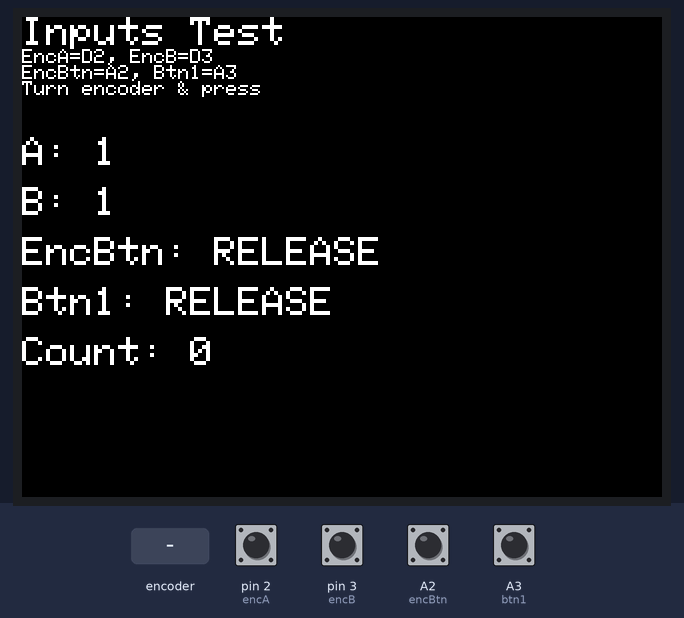
Bench run of a sketch on a simulated Arduino Uno, built with avr-gcc and run on an emulated ATmega328P. On the bench: 320×240 colour display. Inputs (shaded band) come from the test bench; at power-on: A2 (encBtn), A3 (btn1), pin 2 (encA), pin 3 (encB) HIGH. What the sketch prints to the serial monitor is not drawn.

Above: at 1.4 s.
1.5 s: rotary encoder on pin 2 (encA) / pin 3 (encB) turned 3 steps (first pin leading)
At 3.2 s:
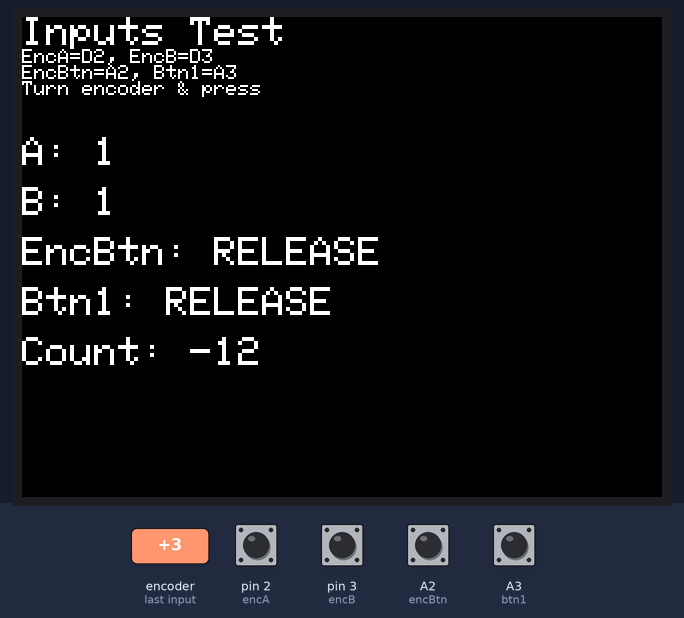
3.6 s: A2 (encBtn) pulled LOW for 0.15 s
At 3.69 s:
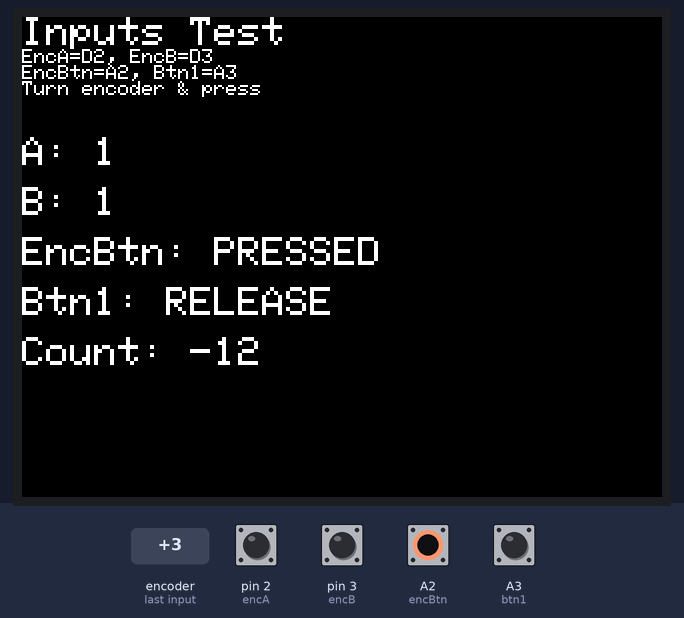
5.2 s: A3 (btn1) pulled LOW for 0.15 s
At 5.29 s:
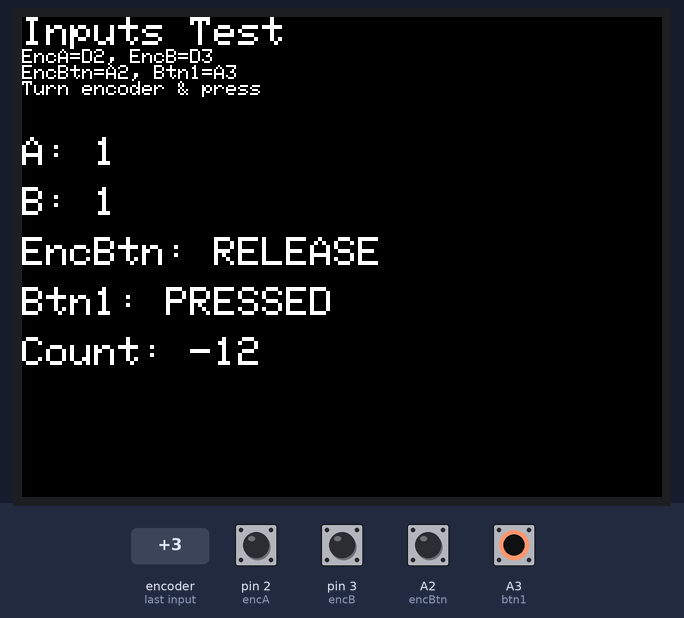
6.8 s: rotary encoder on pin 2 (encA) / pin 3 (encB) turned 3 steps (first pin leading)
At 7.8 s:
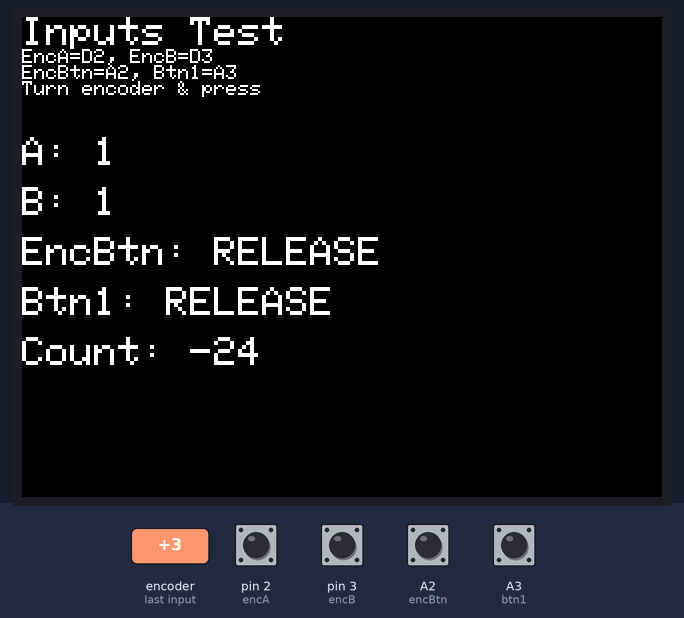
8.9 s: A2 (encBtn) pulled LOW for 1 s
At 9.7 s:
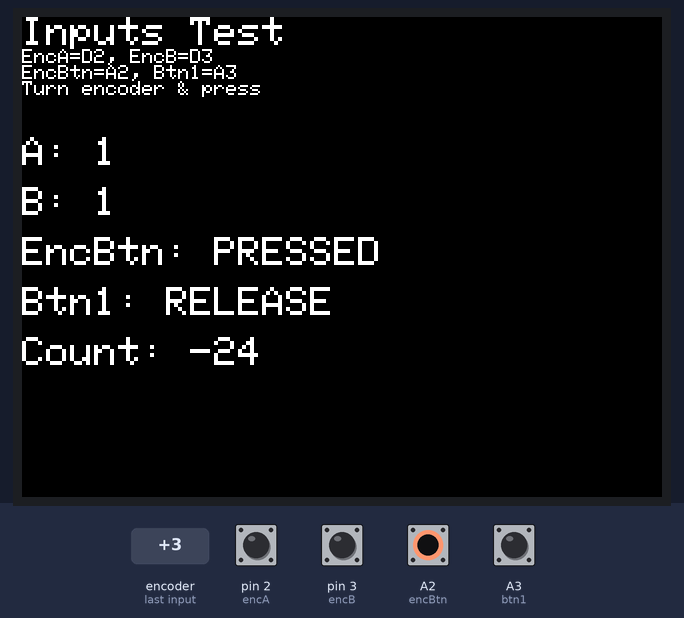
11.4 s: A3 (btn1) pulled LOW for 1 s
At 12.0 s:
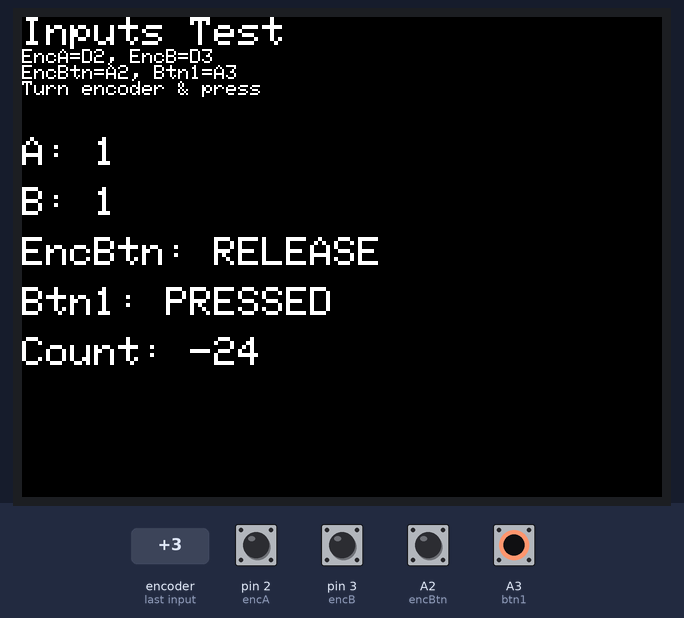
Timing chart, 0 to 14.4 s (numbered marks = the images above; inputs shaded):
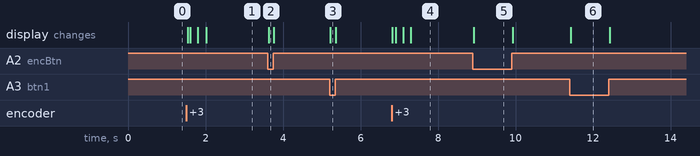

The sketch:

tftTest.ino
```cpp
#include <SPI.h>
#include <Adafruit_GFX.h>
#include <Adafruit_ST7789.h>

// ---------- TFT (320x240) ----------
#define TFT_CS   10
#define TFT_DC    5
#define TFT_RST   4
// MOSI = 11, SCK = 13 (hardware SPI)

Adafruit_ST7789 tft = Adafruit_ST7789(TFT_CS, TFT_DC, TFT_RST);

// ---------- INPUTS ----------
const int encA   = 2;   // encoder A on D2 (INT0)
const int encB   = 3;   // encoder B on D3 (INT1)
const int encBtn = A2;  // encoder push button
const int btn1   = A3;  // extra button

volatile long encoderCount = 0;  // must be volatile for ISR
volatile int lastEncoded = 0;

int  prevA, prevB;
bool prevEncPressed, prevB1Pressed;
long prevCount;
unsigned long lastUpdate = 0;

// ISR for encoder (called on any change on A or B)
void updateEncoder() {
  int MSB = digitalRead(encA); // most significant bit
  int LSB = digitalRead(encB); // least significant bit

  int encoded = (MSB << 1) | LSB;       // 2-bit value
  int sum = (lastEncoded << 2) | encoded;

  // These values correspond to valid steps
  if (sum == 0b0001 || sum == 0b0111 || sum == 0b1110 || sum == 0b1000) {
    encoderCount++;
  } else if (sum == 0b0010 || sum == 0b0100 || sum == 0b1101 || sum == 0b1011) {
    encoderCount--;
  }

  lastEncoded = encoded;
}

void setup() {
  Serial.begin(115200);

  pinMode(encA,   INPUT_PULLUP);
  pinMode(encB,   INPUT_PULLUP);
  pinMode(encBtn, INPUT_PULLUP);
  pinMode(btn1,   INPUT_PULLUP);

  // Initialize lastEncoded for ISR
  int MSB = digitalRead(encA);
  int LSB = digitalRead(encB);
  lastEncoded = (MSB << 1) | LSB;

  // Attach interrupts on pin 2 and 3
  attachInterrupt(digitalPinToInterrupt(encA), updateEncoder, CHANGE);
  attachInterrupt(digitalPinToInterrupt(encB), updateEncoder, CHANGE);

  // For 2.4" 320x240 ST7789
  tft.init(240, 320);   // width=240, height=320
  tft.setRotation(3);   // landscape: 320x240
  tft.fillScreen(ST77XX_BLACK);
  tft.setTextWrap(false);

  // Header drawn once
  tft.setCursor(0, 0);
  tft.setTextSize(2);
  tft.setTextColor(ST77XX_WHITE, ST77XX_BLACK);
  tft.println("Inputs Test");
  tft.setTextSize(1);
  tft.println("EncA=D2, EncB=D3");
  tft.println("EncBtn=A2, Btn1=A3");
  tft.println("Turn encoder & press");

  // Force first update
  prevA = -1;
  prevB = -1;
  prevEncPressed = prevB1Pressed = false;
  prevCount = 123456789;
}

void printLine(uint16_t x, uint16_t y, const char* label, const char* value) {
  tft.setCursor(x, y);
  tft.setTextSize(2);
  tft.setTextColor(ST77XX_WHITE, ST77XX_BLACK); // text + background
  tft.print(label);
  tft.print(value);
}

void loop() {
  // ----- Read A/B for display only -----
  int a = digitalRead(encA);
  int b = digitalRead(encB);

  bool encPressed = (digitalRead(encBtn) == LOW);
  bool b1Pressed  = (digitalRead(btn1)   == LOW);

  // Take a snapshot of encoderCount safely
  noInterrupts();
  long countSnapshot = encoderCount;
  interrupts();

  // ----- Serial debug -----
  Serial.print("A=");      Serial.print(a);
  Serial.print(" B=");     Serial.print(b);
  Serial.print(" EncBtn=");Serial.print(encPressed);
  Serial.print(" Btn1=");  Serial.print(b1Pressed);
  Serial.print(" Count="); Serial.println(countSnapshot);

  // ----- Decide if we need to redraw -----
  bool changed = (a != prevA) ||
                 (b != prevB) ||
                 (encPressed != prevEncPressed) ||
                 (b1Pressed  != prevB1Pressed)  ||
                 (countSnapshot != prevCount);

  unsigned long now = millis();
  if (changed || now - lastUpdate > 100) {  // limit update rate
    lastUpdate = now;

    char buf[16];

    // A
    snprintf(buf, sizeof(buf), "%d  ", a);
    printLine(0, 60,  "A: ", buf);

    // B
    snprintf(buf, sizeof(buf), "%d  ", b);
    printLine(0, 85,  "B: ", buf);

    // EncBtn
    printLine(0, 110, "EncBtn: ", encPressed ? "PRESSED   " : "RELEASE   ");

    // Btn1
    printLine(0, 135, "Btn1: ",   b1Pressed  ? "PRESSED   " : "RELEASE   ");

    // Count
    snprintf(buf, sizeof(buf), "%ld    ", countSnapshot);
    printLine(0, 160, "Count: ", buf);

    // Save current as previous
    prevA = a;
    prevB = b;
    prevEncPressed = encPressed;
    prevB1Pressed  = b1Pressed;
    prevCount      = countSnapshot;
  }

  delay(10);
}
```

Measured:
- after the input at 1.5 s, the display: first changes at once (image 1 shows a later state)
- after the input at 3.6 s, the display: changes at once (image 2)
- after the input at 5.2 s, the display: changes at once (image 3)
- after the input at 6.8 s, the display: first changes at once (image 4 shows a later state)
- after the input at 8.9 s, the display: changes at once (image 5)
- after the input at 11.4 s, the display: changes at once (image 6)
